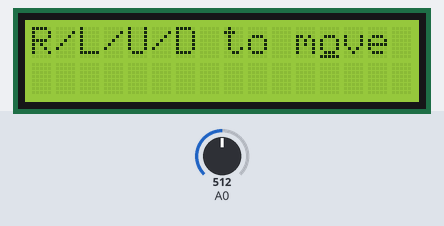
A sketch run on a simulated Arduino Uno, built with avr-gcc and run on an emulated ATmega328P. Parts: 16×2 character LCD. The test bench sets the inputs (shaded band); at power-on: A0 = 512. Random numbers use the default seed unless the sketch sets one.

Above: at 1.2 s.
1.3 s: A0 set to 660
At 2.8 s:
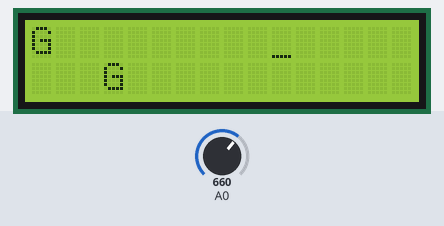
4.3 s: A0 set to 640
At 4.57 s:
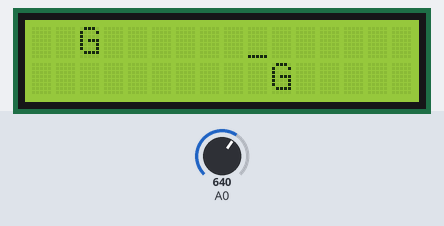
5.9 s: A0 set to 659
At 7.6 s:
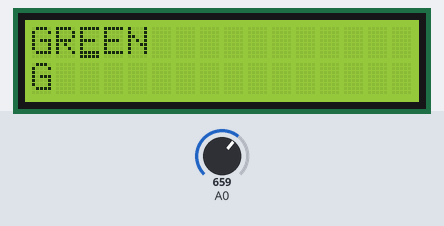
Timing chart, 0 to 9.1 s (numbered marks = the images above; inputs shaded):
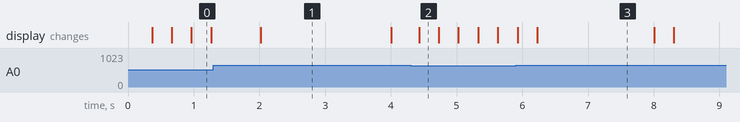

Measured:
- the behaviour switches between 649 and 650 on A0 (found by bisection; images 2 and 3)
- after the input at 4.3 s, the display: changes after 0.13 s (image 2)
- what the display in image 1 shows lasts 2.0 s, from 2.0 s to 4.0 s
- what the display in image 3 shows lasts 1.8 s, from 6.2 s to 8.0 s

The sketch:

Game_Save_The_World_LCD_v1.ino
```cpp
//Sample using LiquidCrystal library
#include <LiquidCrystal.h>

/*******************************************************

  This program will test the LCD panel and the buttons
  Mark Bramwell, July 2010

  Modified the program to devlop a simple game
  Suraj Adhikari, Jan 2017

********************************************************/

// select the pins used on the LCD panel
LiquidCrystal lcd(8, 9, 4, 5, 6, 7);

// define some values used by the panel and buttons
int lcd_key     = 5;
int adc_key_in  = 0;
int randomNumber = 0;
long currentTime = millis();
long buttonTime = millis();

int gasCarCursorLine1 = 0;
int gasCarCursorLine2 = 0;

bool line1Done = false;
bool line2Done = false;

int userCursorLine = 0;
int userCursorPosition = 0;

#define btnRIGHT  0
#define btnUP     1
#define btnDOWN   2
#define btnLEFT   3
#define btnSELECT 4
#define btnNONE   5

bool delay200ms() {
  if ((millis() - buttonTime) >= 200) {
    buttonTime = millis();
    return true;
  }
  return false;
}
// read the buttons
int read_LCD_buttons()
{
  adc_key_in = analogRead(0);      // read the value from the sensor
  // my buttons when read are centered at these valies: 0, 144, 329, 504, 741
  // we add approx 50 to those values and check to see if we are close
  if (adc_key_in > 1000) return btnNONE; // We make this the 1st option for speed reasons since it will be the most likely result
  // For V1.1 us this threshold
  if (adc_key_in < 50)   return btnRIGHT;
  if (adc_key_in < 250)  return btnUP;
  if (adc_key_in < 450)  return btnDOWN;
  if (adc_key_in < 650)  return btnLEFT;
  if (adc_key_in < 850)  return btnSELECT;

  // For V1.0 comment the other threshold and use the one below:
  /*
    if (adc_key_in < 50)   return btnRIGHT;
    if (adc_key_in < 195)  return btnUP;
    if (adc_key_in < 380)  return btnDOWN;
    if (adc_key_in < 555)  return btnLEFT;
    if (adc_key_in < 790)  return btnSELECT;
  */


  return btnNONE;  // when all others fail, return this...
}

void setup()
{
  lcd.begin(16, 2);              // start the library
  lcd.setCursor(0, 0);
  lcd.print("R/L/U/D to move cursor");
  randomSeed(analogRead(A1));
}

void loop()
{
  lcd.setCursor(userCursorPosition, userCursorLine);
  lcd.cursor();
  if (millis() - currentTime > 2000) {
    currentTime = millis();
    lcd.clear();

    if (line1Done && line2Done) {
      lcd.print("ALL ELECTRIC");
      lcd.setCursor(0, 1);
      lcd.print(":: GO GREEN!!");
    }
    else {
      if (!line1Done) {
        gasCarCursorLine1 = random(16);
        lcd.setCursor(gasCarCursorLine1, 0);
        lcd.print("G");
      }
      else {
        lcd.setCursor(0, 0);
        lcd.print("GREEN");
      }

      if (!line2Done) {
        gasCarCursorLine2 = random(16);
        lcd.setCursor(gasCarCursorLine2, 1);
        lcd.print("G");
      }
      else {
        lcd.setCursor(0, 1);
        lcd.print("GREEN");
      }
    }
  }


  if (delay200ms()) {
    lcd_key = read_LCD_buttons();  // read the buttons
  }

  switch (lcd_key)
  {
    case btnRIGHT:
      {
        if (userCursorPosition == 15) {
          userCursorPosition = 0;
        } else {
          userCursorPosition = userCursorPosition + 1;
        }
        break;
      }
    case btnLEFT:
      {
        if (userCursorPosition == 0) {
          userCursorPosition = 15;
        } else {
          userCursorPosition = userCursorPosition - 1;
        }
        break;
      }
    case btnUP:
    case btnDOWN:
      {
        if (userCursorLine == 0) {
          userCursorLine = 1;
        }
        else {
          userCursorLine = 0;
        }
        break;
      }
    case btnSELECT:
      {
        if(userCursorLine == 0 && gasCarCursorLine1 == userCursorPosition) {
          line1Done = true;
        }
        if(userCursorLine == 1 && gasCarCursorLine2 == userCursorPosition) {
          line2Done = true;
        }
      }
  }
  lcd_key = 5;
}
```
